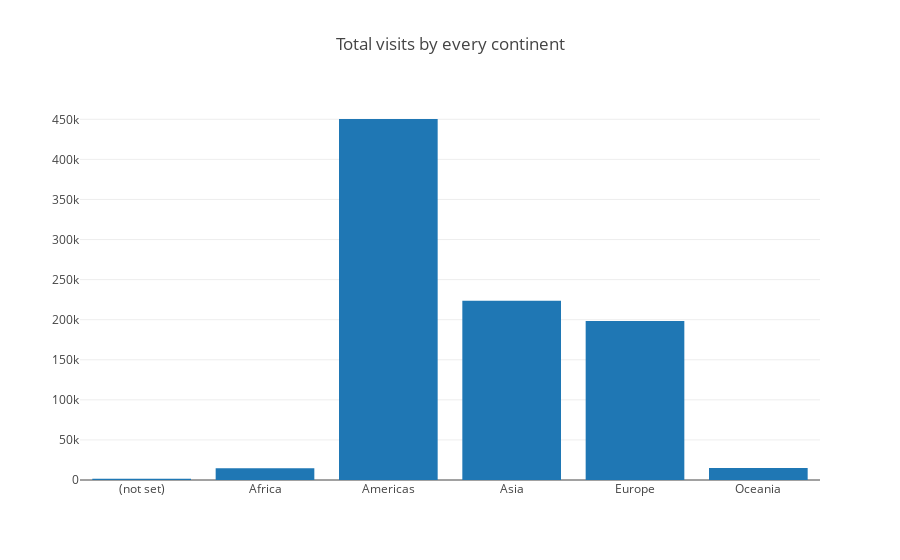

Notebook cell for this chart:
### Markdown cell above
**Visualization of different parameters on the basis of continent**

### Code cell
plt.bar(totalContinentVisited.index, totalContinentVisited)

#Using plotly, Total number of sub-Continent visited

data = [go.Bar(
            x=totalContinentVisited.index,
            y=totalContinentVisited
    )]

layout = go.Layout(
    title='Total visits by every continent',
)

fig = go.Figure(data=data, layout=layout)
iplot(fig, filename='Total continent visited')

### Figure 1 — Plotly figure (JSON) as saved in the notebook; plotly's stock layout.template omitted (floating-point values rounded to 4 significant figures)
{"data": [{"type": "bar", "uid": "68427712-d20a-11e8-8284-d31cbcef2f28", "x": ["(not set)", "Africa", "Americas", "Asia", "Europe", "Oceania"], "y": [1468, 14745, 450377, 223698, 198311, 15054]}], "layout": {"title": "Total visits by every continent"}}
